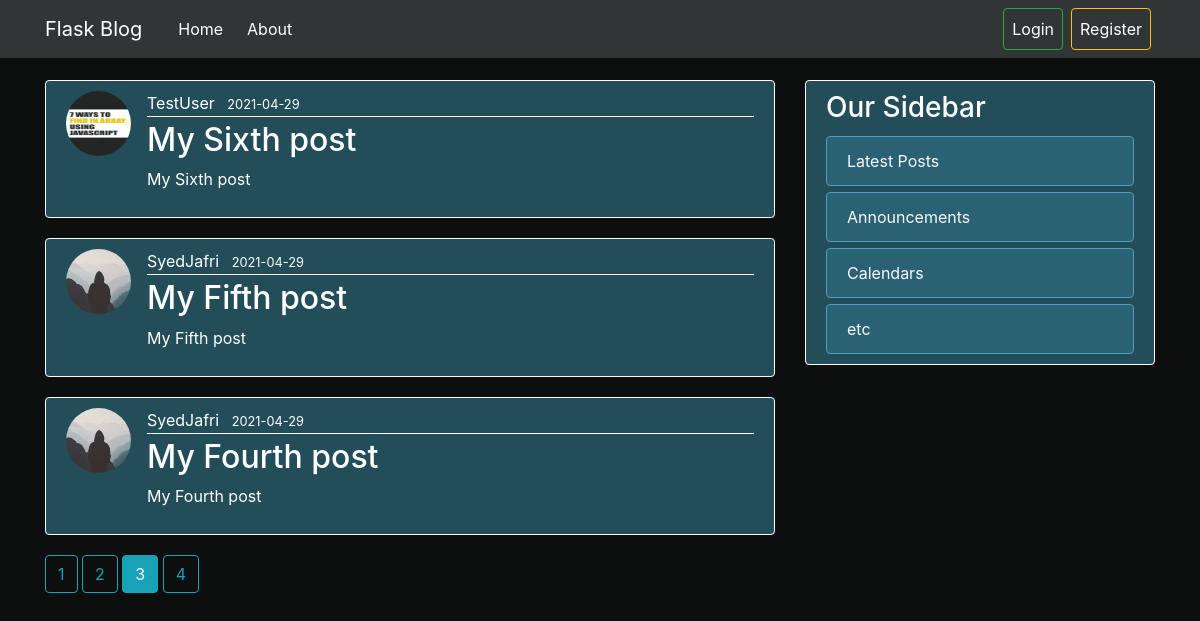
Screenshot of /home?page=3 with the database file from the repository.
### flaskblog/models.py (models this page shows, shortened)
class Post(db.Model):
     id = db.Column(db.Integer, primary_key=True)
     title = db.Column(db.String(100), nullable=False)
     date_posted = db.Column(db.DateTime, nullable=False, default=datetime.utcnow)
     content = db.Column(db.Text, nullable=False)
     user_id = db.Column(db.Integer, db.ForeignKey('user.id'), nullable=False)

class User(db.Model, UserMixin):
    id = db.Column(db.Integer, primary_key=True)
    username = db.Column(db.String(20), unique=True, nullable=False)
    email = db.Column(db.String(120), unique=True, nullable=False)
    image_file = db.Column(db.String(20), nullable=False, default='default.jpg')
    password = db.Column(db.String(60), nullable=False)
    posts = db.relationship('Post', backref='author', lazy=True)

### flaskblog/main/routes.py (the view)
@main.route("/")
@main.route("/home")
def home():
    page = request.args.get('page', 1, type=int)
    posts=Post.query.order_by(Post.date_posted.desc()).paginate(page=page, per_page=3)
    return render_template("home.html", posts=posts)

### flaskblog/templates/home.html
{% extends "layout.html" %}
{% block content %}
  {% for post in posts.items %}
  <article class="media content-section">
    <img class="rounded-circle article-img" src="{{ url_for('static', filename='profile_pics/' + post.author.image_file) }}" alt="">
    <div class="media-body">
      <div class="article-metadata">
        <a class="mr-2 author" href="{{ url_for('users.user_posts', username=post.author.username)}}">{{ post.author.username }}</a>
        <small class="date">{{ post.date_posted.strftime('%Y-%m-%d') }}</small>
      </div>
      <h2><a class="article-title" href="{{ url_for('posts.post', post_id=post.id) }}">{{ post.title }}</a></h2>
      <p class="article-content">{{ post.content }}</p>
    </div>
  </article>
  {% endfor %}
  {% for page_num in posts.iter_pages(left_edge=1, right_edge=1, left_current=1, right_current=2) %}
    {% if page_num %}
      {% if posts.page == page_num %}
        <a class="btn btn-info mb-4" href="{{ url_for('main.home', page=page_num) }}">{{ page_num }}</a>
      {% else %}
        <a class="btn btn-outline-info mb-4" href="{{ url_for('main.home', page=page_num) }}">{{ page_num }}</a>
      {% endif %}
    {% else %}
    ...
    {% endif %}
  {% endfor %}
{% endblock content%}

### flaskblog/static/main.css (style rules this page uses)
body { background: #0d0e0e; color: #fff; margin-top: 5rem; }
h1, h2, h3, h4, h5, h6 { color: #fff; }
.content-section { background: #244d5a; padding: 10px 20px; border: 1px solid #fff; border-radius: 4px; margin-bottom: 20px; }
.article-title { color: #fff; }
.article-content { white-space: pre-line; }
.article-img { height: 65px; width: 65px; margin-right: 16px; }
.article-metadata { padding-bottom: 1px; color: #fff; margin-bottom: 4px; border-bottom: 1px solid #fff; }
.article-metadata a { color: #fff; }

### rows the page displays
Post: image_file (picture), author.username "TestUser", date_posted "2021-04-29", title "My Sixth post", content "My Sixth post"
Post: image_file (placeholder picture), author.username "SyedJafri", date_posted "2021-04-29", title "My Fifth post", content "My Fifth post"
Post: image_file (placeholder picture), author.username "SyedJafri", date_posted "2021-04-29", title "My Fourth post", content "My Fourth post"

### other values shown
{{ page_num }} "1" "2" "4"
{{ page_num }} "3"
